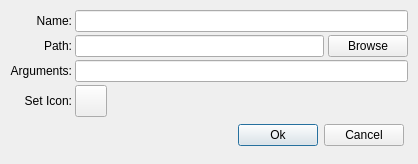
<?xml version="1.0" encoding="UTF-8"?>
<ui version="4.0">
 <class>UIRStatsScriptProviderConfigDialog</class>
 <widget class="QDialog" name="UIRStatsScriptProviderConfigDialog">
  <property name="geometry">
   <rect>
    <x>0</x>
    <y>0</y>
    <width>418</width>
    <height>164</height>
   </rect>
  </property>
  <property name="windowTitle">
   <string>UIRStatsScriptProviderConfigDialog</string>
  </property>
  <layout class="QVBoxLayout" name="verticalLayout">
   <property name="leftMargin">
    <number>4</number>
   </property>
   <property name="topMargin">
    <number>4</number>
   </property>
   <property name="rightMargin">
    <number>4</number>
   </property>
   <property name="bottomMargin">
    <number>4</number>
   </property>
   <item>
    <widget class="QFrame" name="frame">
     <property name="sizePolicy">
      <sizepolicy hsizetype="Preferred" vsizetype="Preferred">
       <horstretch>0</horstretch>
       <verstretch>0</verstretch>
      </sizepolicy>
     </property>
     <layout class="QHBoxLayout" name="horizontalLayout_4">
      <property name="leftMargin">
       <number>4</number>
      </property>
      <property name="topMargin">
       <number>4</number>
      </property>
      <property name="rightMargin">
       <number>4</number>
      </property>
      <property name="bottomMargin">
       <number>4</number>
      </property>
      <item>
       <layout class="QGridLayout" name="gridLayout">
        <property name="leftMargin">
         <number>2</number>
        </property>
        <property name="topMargin">
         <number>2</number>
        </property>
        <property name="rightMargin">
         <number>2</number>
        </property>
        <property name="bottomMargin">
         <number>2</number>
        </property>
        <property name="spacing">
         <number>3</number>
        </property>
        <item row="0" column="0">
         <widget class="QLabel" name="label">
          <property name="text">
           <string>Name:</string>
          </property>
          <property name="alignment">
           <set>Qt::AlignRight|Qt::AlignTrailing|Qt::AlignVCenter</set>
          </property>
         </widget>
        </item>
        <item row="4" column="1">
         <widget class="QFrame" name="frame">
          <property name="sizePolicy">
           <sizepolicy hsizetype="Preferred" vsizetype="Fixed">
            <horstretch>0</horstretch>
            <verstretch>0</verstretch>
           </sizepolicy>
          </property>
          <layout class="QHBoxLayout" name="horizontalLayout_2">
           <property name="leftMargin">
            <number>4</number>
           </property>
           <property name="topMargin">
            <number>4</number>
           </property>
           <property name="rightMargin">
            <number>4</number>
           </property>
           <property name="bottomMargin">
            <number>4</number>
           </property>
           <item>
            <spacer name="horizontalSpacer_3">
             <property name="orientation">
              <enum>Qt::Horizontal</enum>
             </property>
             <property name="sizeHint" stdset="0">
              <size>
               <width>40</width>
               <height>20</height>
              </size>
             </property>
            </spacer>
           </item>
           <item>
            <widget class="QPushButton" name="m_btnSave">
             <property name="text">
              <string>Ok</string>
             </property>
            </widget>
           </item>
           <item>
            <widget class="QPushButton" name="m_btnCancel">
             <property name="text">
              <string>Cancel</string>
             </property>
            </widget>
           </item>
          </layout>
         </widget>
        </item>
        <item row="2" column="0">
         <widget class="QLabel" name="label_6">
          <property name="text">
           <string>Arguments:</string>
          </property>
          <property name="alignment">
           <set>Qt::AlignRight|Qt::AlignTrailing|Qt::AlignVCenter</set>
          </property>
         </widget>
        </item>
        <item row="1" column="1">
         <widget class="QFrame" name="frame">
          <property name="sizePolicy">
           <sizepolicy hsizetype="Preferred" vsizetype="Fixed">
            <horstretch>0</horstretch>
            <verstretch>0</verstretch>
           </sizepolicy>
          </property>
          <layout class="QHBoxLayout" name="horizontalLayout">
           <property name="spacing">
            <number>4</number>
           </property>
           <property name="leftMargin">
            <number>0</number>
           </property>
           <property name="topMargin">
            <number>0</number>
           </property>
           <property name="rightMargin">
            <number>0</number>
           </property>
           <property name="bottomMargin">
            <number>0</number>
           </property>
           <item>
            <widget class="QLineEdit" name="m_txtLocation"/>
           </item>
           <item>
            <widget class="QPushButton" name="m_btnBrowseLocation">
             <property name="text">
              <string>Browse</string>
             </property>
            </widget>
           </item>
          </layout>
         </widget>
        </item>
        <item row="2" column="1">
         <widget class="QLineEdit" name="m_txtArgs"/>
        </item>
        <item row="0" column="1">
         <widget class="QLineEdit" name="m_txtName"/>
        </item>
        <item row="1" column="0">
         <widget class="QLabel" name="m_lblPath">
          <property name="text">
           <string>Path:</string>
          </property>
          <property name="alignment">
           <set>Qt::AlignRight|Qt::AlignTrailing|Qt::AlignVCenter</set>
          </property>
         </widget>
        </item>
        <item row="3" column="0">
         <widget class="QLabel" name="label_2">
          <property name="text">
           <string>Set Icon:</string>
          </property>
          <property name="alignment">
           <set>Qt::AlignRight|Qt::AlignTrailing|Qt::AlignVCenter</set>
          </property>
         </widget>
        </item>
        <item row="3" column="1">
         <widget class="QPushButton" name="m_btnSetIcon">
          <property name="minimumSize">
           <size>
            <width>32</width>
            <height>32</height>
           </size>
          </property>
          <property name="maximumSize">
           <size>
            <width>32</width>
            <height>32</height>
           </size>
          </property>
          <property name="text">
           <string/>
          </property>
          <property name="iconSize">
           <size>
            <width>24</width>
            <height>24</height>
           </size>
          </property>
         </widget>
        </item>
       </layout>
      </item>
     </layout>
    </widget>
   </item>
  </layout>
 </widget>
 <tabstops>
  <tabstop>m_txtName</tabstop>
  <tabstop>m_txtLocation</tabstop>
  <tabstop>m_btnBrowseLocation</tabstop>
  <tabstop>m_txtArgs</tabstop>
  <tabstop>m_btnSetIcon</tabstop>
  <tabstop>m_btnSave</tabstop>
  <tabstop>m_btnCancel</tabstop>
 </tabstops>
 <resources/>
 <connections/>
</ui>
